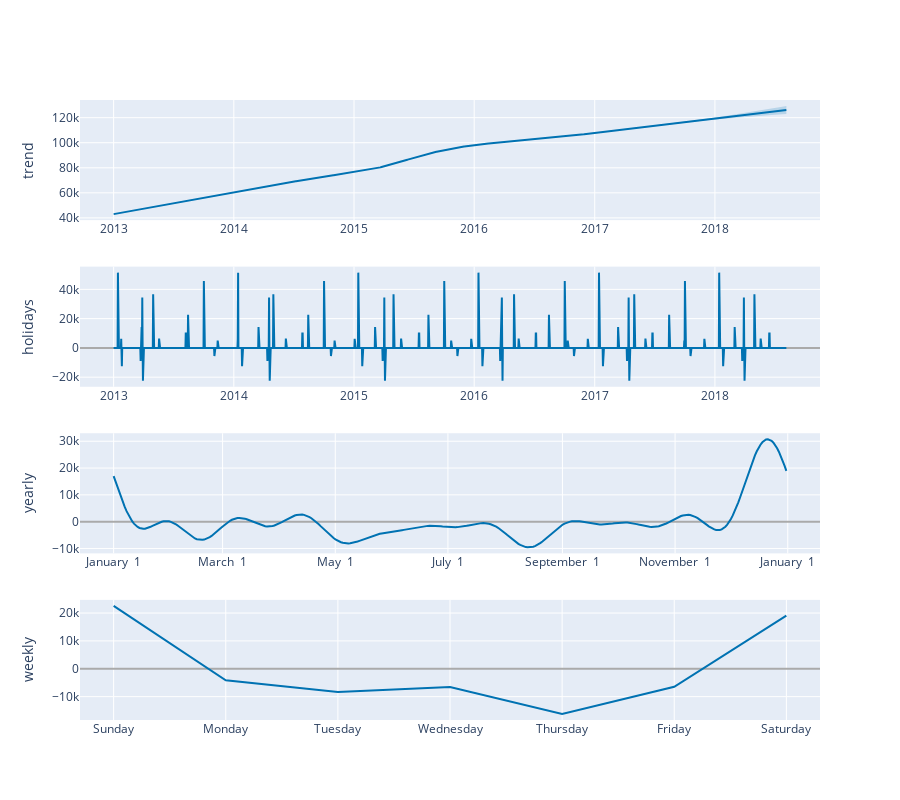

Notebook code for this chart:
### Code cell
plot_components_plotly(m_h, forecast_h)

### Figure 1 — Plotly figure (JSON) as saved in the notebook; plotly's stock layout.template omitted (floating-point values rounded to 4 significant figures; data arrays with more than 128 entries replaced by an {"elided": "..."} marker saying what was removed)
{"data": [{"line": {"color": "#0072B2", "width": 2}, "mode": "lines", "name": "trend", "type": "scatter", "x": {"elided": "2040 str values"}, "xaxis": "x", "y": {"elided": "2040 float values"}, "yaxis": "y"}, {"line": {"color": "rgba(0, 114, 178, 0.2)", "width": 0}, "mode": "lines", "name": "trend_upper", "type": "scatter", "x": {"elided": "2040 str values"}, "xaxis": "x", "y": {"elided": "2040 float values"}, "yaxis": "y"}, {"fill": "tonexty", "fillcolor": "rgba(0, 114, 178, 0.2)", "line": {"color": "rgba(0, 114, 178, 0.2)", "width": 0}, "mode": "lines", "name": "trend_lower", "type": "scatter", "x": {"elided": "2040 str values"}, "xaxis": "x", "y": {"elided": "2040 float values"}, "yaxis": "y"}, {"line": {"color": "#0072B2", "width": 2}, "mode": "lines", "name": "holidays", "text": {"elided": "2040 str values"}, "type": "scatter", "x": {"elided": "2040 str values"}, "xaxis": "x2", "y": {"elided": "2040 float values"}, "yaxis": "y2"}, {"line": {"color": "#0072B2", "width": 2}, "mode": "lines", "name": "yearly", "type": "scatter", "x": {"elided": "365 str values"}, "xaxis": "x3", "y": {"elided": "365 float values"}, "yaxis": "y3"}, {"line": {"color": "#0072B2", "width": 2}, "mode": "lines", "name": "weekly", "type": "scatter", "x": ["2017-01-01T00:00:00", "2017-01-02T00:00:00", "2017-01-03T00:00:00", "2017-01-04T00:00:00", "2017-01-05T00:00:00", "2017-01-06T00:00:00", "2017-01-07T00:00:00"], "xaxis": "x4", "y": [22580.0, -4153.0, -8307.0, -6521.0, -16230.0, -6475.0, 19110.0], "yaxis": "y4"}], "layout": {"height": 800, "showlegend": false, "width": 900, "xaxis": {"anchor": "y", "domain": [0, 1], "range": ["2012-09-20T20:24:00", "2018-11-16T03:36:00"], "type": "date"}, "xaxis2": {"anchor": "y2", "domain": [0, 1], "range": ["2012-09-20T20:24:00", "2018-11-16T03:36:00"], "type": "date"}, "xaxis3": {"anchor": "y3", "domain": [0, 1], "range": ["2016-12-13T18:54:02.958904115", "2018-01-18T11:04:57.863013581"], "tickformat": "%B %e", "type": "date"}, "xaxis4": {"anchor": "y4", "domain": [0, 1], "range": ["2016-12-31T16:48:00", "2017-01-07T07:12:00"], "tickformat": "%A", "type": "date"}, "yaxis": {"anchor": "x", "autorange": true, "domain": [0.8063, 1], "range": [38220.0, 134100.0], "rangemode": "normal", "title": {"text": "trend"}, "type": "linear", "zerolinecolor": "#AAA"}, "yaxis2": {"anchor": "x2", "autorange": true, "domain": [0.5375, 0.7312], "range": [-26540.0, 55540.0], "rangemode": "tozero", "title": {"text": "holidays"}, "type": "linear", "zerolinecolor": "#AAA"}, "yaxis3": {"anchor": "x3", "autorange": true, "domain": [0.2687, 0.4625], "range": [-11830.0, 32990.0], "title": {"text": "yearly"}, "type": "linear", "zerolinecolor": "#AAA"}, "yaxis4": {"anchor": "x4", "autorange": true, "domain": [0, 0.1938], "range": [-18390.0, 24740.0], "title": {"text": "weekly"}, "type": "linear", "zerolinecolor": "#AAA"}}}
